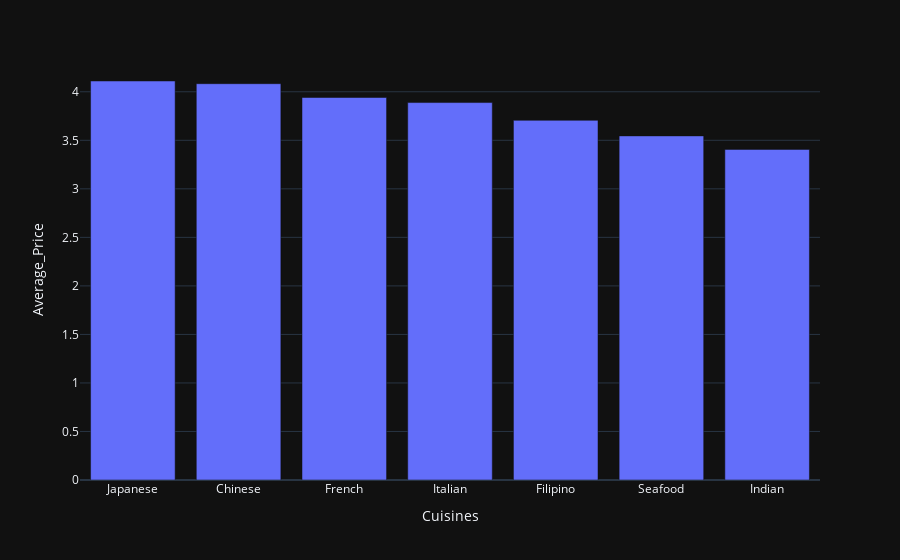

The code cell stored with this chart in its notebook:
### Code cell
fig=px.bar(data_frame=temp,x="Cuisines",y="Average_Price")
fig.update_xaxes(categoryorder="total descending")
fig.show()

### Figure 1 — Plotly figure (JSON) as saved in the notebook; plotly's stock layout.template omitted (floating-point values rounded to 4 significant figures)
{"data": [{"alignmentgroup": "True", "hovertemplate": "Cuisines=%{x}<br>Average_Price=%{y}<extra></extra>", "legendgroup": "", "marker": {"color": "#636efa", "pattern": {"shape": ""}}, "name": "", "offsetgroup": "", "orientation": "v", "showlegend": false, "textposition": "auto", "x": ["Chinese", "Filipino", "French", "Indian", "Italian", "Japanese", "Seafood"], "xaxis": "x", "y": [4.083, 3.706, 3.941, 3.406, 3.889, 4.111, 3.545], "yaxis": "y", "type": "bar"}], "layout": {"xaxis": {"anchor": "y", "domain": [0.0, 1.0], "title": {"text": "Cuisines"}, "categoryorder": "total descending"}, "yaxis": {"anchor": "x", "domain": [0.0, 1.0], "title": {"text": "Average_Price"}}, "legend": {"tracegroupgap": 0}, "margin": {"t": 60}, "barmode": "relative"}}
